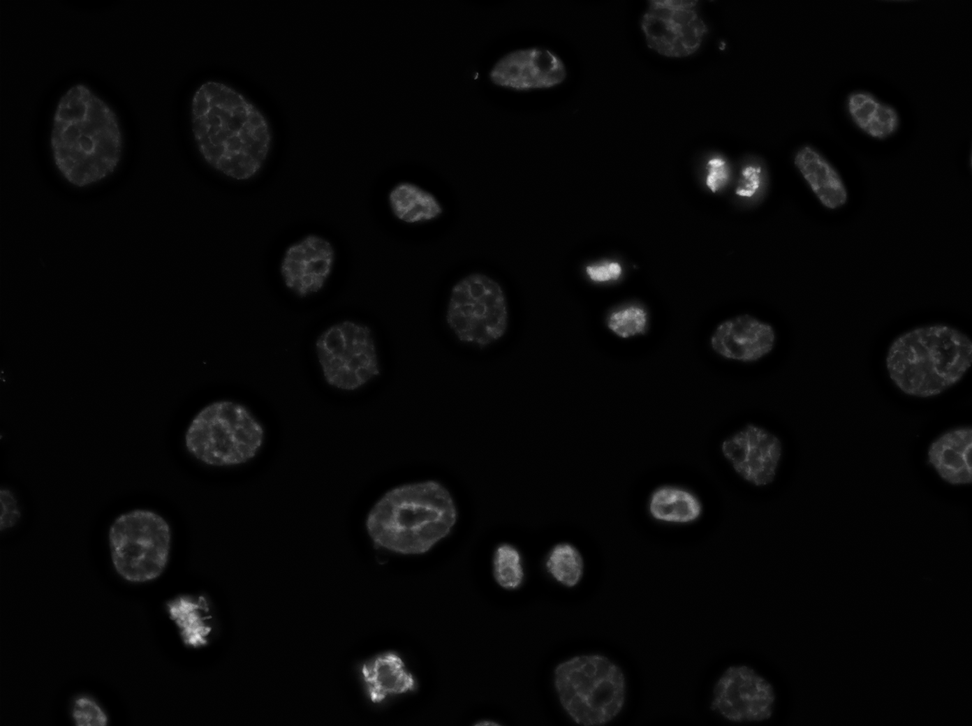
#> input picture materials/nuclear_DNA.tif, 972 x 726 px, shrunk from 1392 x 1040 before the run
$ jupyter execute --allow-errors measure_nuclear_size.ipynb   (shell and % lines are left out)   (older library calls are emulated)
#> lines starting #> are read from the running program, lines starting #| are printed output that depends on the picture; after the words box and inside, x2 and y2 are one past the last pixel; in counts of white or black regions, pixels touching at a corner belong together
[cell 1]
import mahotas as mh
import numpy as np
from skimage import io
from matplotlib import pyplot as plt

file = 'materials/nuclear_DNA.tif'

[cell 2]
original_image = io.imread(file)
#> original_image is the input picture: shape (726, 972); min 0, max 248, mean 7.4
plt.imshow(original_image, cmap = 'gray')

[cell 3]
def measureNuclearSize(file):

#> called with file = 'materials/nuclear_DNA.tif'
	max_size = 10000
	min_size = 100
	image = io.imread(file)

	# Gaussian filteringn and thresholding to make binary image
	imagef = mh.gaussian_filter(image, 4)
	imagef = (image > image.mean())
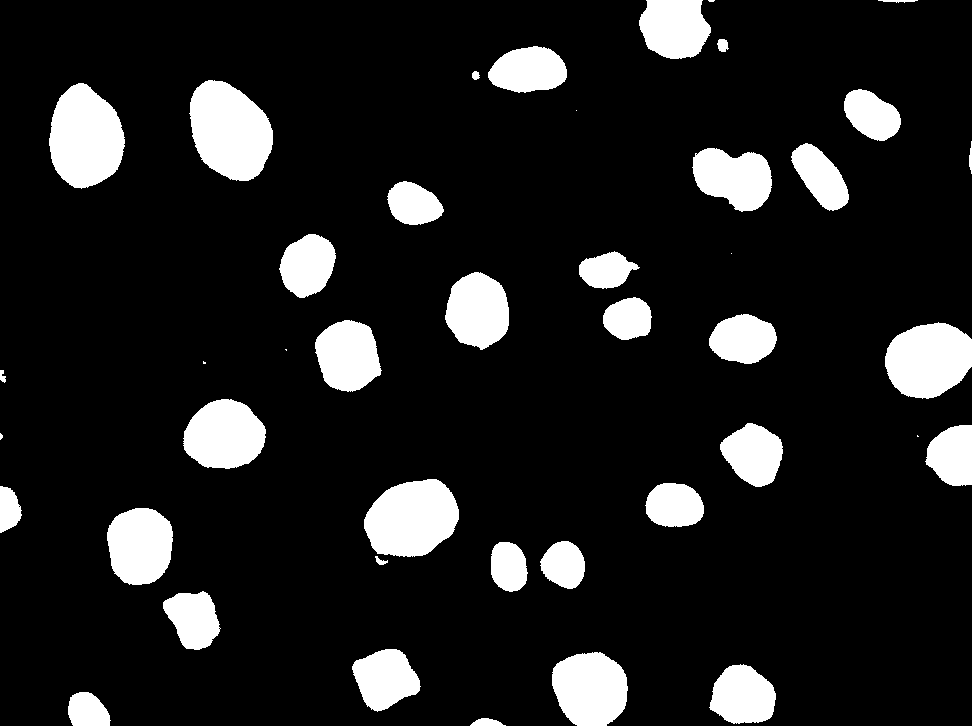
#> imagef: shape (726, 972) bool; 12.6% white; 43 white regions (7 under 20 px), largest, box (x1, y1, x2, y2) and area: (189, 80, 273, 181) 6220, (49, 83, 125, 189) 5958, (364, 479, 459, 557) 5651

	#Labeling all the nuclei in the image
	labeled, numberOfNuclei = mh.label(imagef)
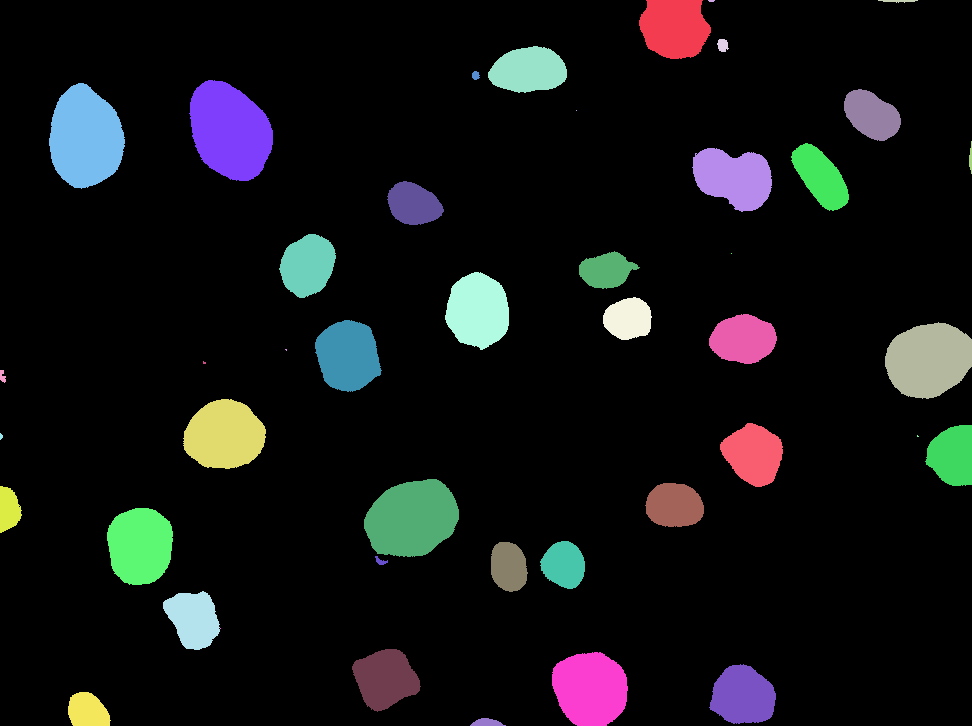
#> labeled: shape (726, 972) int32; 45 distinct labels, from 0 to 44; one colour per label, 0 black
#> numberOfNuclei = 44

	#Remove congregated nuclei and micronuclei
	sizes = mh.labeled.labeled_size(labeled)
	too_big = np.where(sizes > 10000)
	labeled = mh.labeled.remove_regions(labeled, too_big)
	too_small = np.where(sizes < 1000)
	labeled = mh.labeled.remove_regions(labeled, too_small)

	# Remove cells at the borders
	labeled = mh.labeled.remove_bordering(labeled)

	# Relabel everthing
	relabeled, n_final = mh.labeled.relabel(labeled)

	# Labeling the nuclei whose size is between min and max size and not at the borders
	# relabeled, numberOfNuclei = mh.labeled.filter_labeled(labeled, remove_bordering = True, max_size = max_size, min_size = min_size)

	# Nuclear size
	sizes = mh.labeled.labeled_size(relabeled)

	plt.imshow(relabeled)
	print(sizes[1:])
	plt.show()
